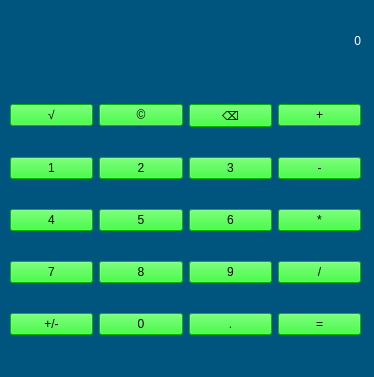
<?xml version="1.0" encoding="UTF-8"?>
<ui version="4.0">
 <class>MainWindow</class>
 <widget class="QMainWindow" name="MainWindow">
  <property name="geometry">
   <rect>
    <x>0</x>
    <y>0</y>
    <width>374</width>
    <height>377</height>
   </rect>
  </property>
  <property name="windowTitle">
   <string>КАЛЬКУЛЯТОР</string>
  </property>
  <property name="windowIcon">
   <iconset>
    <normaloff>img/icon.ico</normaloff>img/icon.ico</iconset>
  </property>
  <property name="styleSheet">
   <string notr="true">QMainWindow
{
	background-color: rgb(0, 85, 127);
}

QPushButton
{
	font: 700 24pt &quot;Script MT Bold&quot;;
	background-color: rgb(0, 255, 0);
}</string>
  </property>
  <widget class="QWidget" name="centralwidget">
   <widget class="QWidget" name="layoutWidget">
    <property name="geometry">
     <rect>
      <x>10</x>
      <y>80</y>
      <width>351</width>
      <height>281</height>
     </rect>
    </property>
    <layout class="QGridLayout" name="gridLayout">
     <item row="3" column="1">
      <widget class="QPushButton" name="b8">
       <property name="text">
        <string>8</string>
       </property>
      </widget>
     </item>
     <item row="2" column="2">
      <widget class="QPushButton" name="b6">
       <property name="text">
        <string>6</string>
       </property>
      </widget>
     </item>
     <item row="1" column="3">
      <widget class="QPushButton" name="minus">
       <property name="text">
        <string>-</string>
       </property>
      </widget>
     </item>
     <item row="2" column="1">
      <widget class="QPushButton" name="b5">
       <property name="text">
        <string>5</string>
       </property>
      </widget>
     </item>
     <item row="1" column="0">
      <widget class="QPushButton" name="b1">
       <property name="text">
        <string>1</string>
       </property>
      </widget>
     </item>
     <item row="0" column="3">
      <widget class="QPushButton" name="plus">
       <property name="text">
        <string>+</string>
       </property>
      </widget>
     </item>
     <item row="3" column="2">
      <widget class="QPushButton" name="b9">
       <property name="text">
        <string>9</string>
       </property>
      </widget>
     </item>
     <item row="4" column="0">
      <widget class="QPushButton" name="plus_minus">
       <property name="text">
        <string>+/-</string>
       </property>
      </widget>
     </item>
     <item row="0" column="2">
      <widget class="QPushButton" name="backspace">
       <property name="text">
        <string>⌫</string>
       </property>
      </widget>
     </item>
     <item row="4" column="2">
      <widget class="QPushButton" name="point">
       <property name="text">
        <string>.</string>
       </property>
      </widget>
     </item>
     <item row="1" column="2">
      <widget class="QPushButton" name="b3">
       <property name="text">
        <string>3</string>
       </property>
      </widget>
     </item>
     <item row="2" column="0">
      <widget class="QPushButton" name="b4">
       <property name="text">
        <string>4</string>
       </property>
      </widget>
     </item>
     <item row="3" column="0">
      <widget class="QPushButton" name="b7">
       <property name="text">
        <string>7</string>
       </property>
      </widget>
     </item>
     <item row="1" column="1">
      <widget class="QPushButton" name="b2">
       <property name="text">
        <string>2</string>
       </property>
      </widget>
     </item>
     <item row="4" column="1">
      <widget class="QPushButton" name="b0">
       <property name="text">
        <string>0</string>
       </property>
      </widget>
     </item>
     <item row="2" column="3">
      <widget class="QPushButton" name="multiplication">
       <property name="text">
        <string>*</string>
       </property>
      </widget>
     </item>
     <item row="3" column="3">
      <widget class="QPushButton" name="division">
       <property name="text">
        <string>/</string>
       </property>
      </widget>
     </item>
     <item row="4" column="3">
      <widget class="QPushButton" name="equal">
       <property name="text">
        <string>=</string>
       </property>
      </widget>
     </item>
     <item row="0" column="0">
      <widget class="QPushButton" name="sqrt">
       <property name="text">
        <string>√</string>
       </property>
      </widget>
     </item>
     <item row="0" column="1">
      <widget class="QPushButton" name="clear">
       <property name="text">
        <string>©</string>
       </property>
      </widget>
     </item>
    </layout>
   </widget>
   <widget class="QLabel" name="screen">
    <property name="geometry">
     <rect>
      <x>10</x>
      <y>10</y>
      <width>351</width>
      <height>61</height>
     </rect>
    </property>
    <property name="styleSheet">
     <string notr="true">color: rgb(255, 255, 255);
font: 700 60pt &quot;Script MT Bold&quot;;
</string>
    </property>
    <property name="text">
     <string>0</string>
    </property>
    <property name="alignment">
     <set>Qt::AlignRight|Qt::AlignTrailing|Qt::AlignVCenter</set>
    </property>
   </widget>
  </widget>
 </widget>
 <resources/>
 <connections/>
</ui>
